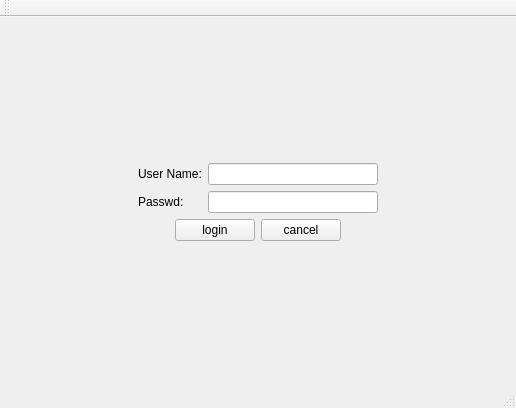
<?xml version="1.0" encoding="UTF-8"?>
<ui version="4.0">
 <class>Foundation</class>
 <widget class="QMainWindow" name="Foundation">
  <property name="geometry">
   <rect>
    <x>0</x>
    <y>0</y>
    <width>516</width>
    <height>408</height>
   </rect>
  </property>
  <property name="windowTitle">
   <string>Foundation</string>
  </property>
  <property name="styleSheet">
   <string notr="true">font: 11pt &quot;微软雅黑&quot;;</string>
  </property>
  <widget class="QWidget" name="centralWidget">
   <layout class="QGridLayout" name="gridLayout">
    <item row="0" column="0">
     <widget class="QStackedWidget" name="stackedWidget">
      <property name="currentIndex">
       <number>0</number>
      </property>
      <widget class="QWidget" name="page_login">
       <layout class="QGridLayout" name="gridLayout_3">
        <item row="0" column="1">
         <spacer name="verticalSpacer_2">
          <property name="orientation">
           <enum>Qt::Vertical</enum>
          </property>
          <property name="sizeHint" stdset="0">
           <size>
            <width>20</width>
            <height>103</height>
           </size>
          </property>
         </spacer>
        </item>
        <item row="1" column="0">
         <spacer name="horizontalSpacer_3">
          <property name="orientation">
           <enum>Qt::Horizontal</enum>
          </property>
          <property name="sizeHint" stdset="0">
           <size>
            <width>110</width>
            <height>20</height>
           </size>
          </property>
         </spacer>
        </item>
        <item row="1" column="1">
         <widget class="QWidget" name="widLogin" native="true">
          <layout class="QGridLayout" name="gridLayout_2">
           <item row="2" column="0" colspan="2">
            <layout class="QHBoxLayout" name="horizontalLayout_3">
             <item>
              <spacer name="horizontalSpacer">
               <property name="orientation">
                <enum>Qt::Horizontal</enum>
               </property>
               <property name="sizeHint" stdset="0">
                <size>
                 <width>40</width>
                 <height>20</height>
                </size>
               </property>
              </spacer>
             </item>
             <item>
              <widget class="QPushButton" name="btn_login">
               <property name="text">
                <string>login</string>
               </property>
              </widget>
             </item>
             <item>
              <widget class="QPushButton" name="btn_cancel">
               <property name="text">
                <string>cancel</string>
               </property>
              </widget>
             </item>
             <item>
              <spacer name="horizontalSpacer_2">
               <property name="orientation">
                <enum>Qt::Horizontal</enum>
               </property>
               <property name="sizeHint" stdset="0">
                <size>
                 <width>40</width>
                 <height>20</height>
                </size>
               </property>
              </spacer>
             </item>
            </layout>
           </item>
           <item row="0" column="0">
            <widget class="QLabel" name="label_userName">
             <property name="text">
              <string>User Name:</string>
             </property>
            </widget>
           </item>
           <item row="0" column="1">
            <widget class="QLineEdit" name="lineEdit_usrName"/>
           </item>
           <item row="1" column="1">
            <widget class="QLineEdit" name="lineEdit_passwd"/>
           </item>
           <item row="1" column="0">
            <widget class="QLabel" name="label_passwd">
             <property name="text">
              <string>Passwd:</string>
             </property>
            </widget>
           </item>
          </layout>
         </widget>
        </item>
        <item row="1" column="2">
         <spacer name="horizontalSpacer_4">
          <property name="orientation">
           <enum>Qt::Horizontal</enum>
          </property>
          <property name="sizeHint" stdset="0">
           <size>
            <width>110</width>
            <height>20</height>
           </size>
          </property>
         </spacer>
        </item>
        <item row="2" column="1">
         <spacer name="verticalSpacer">
          <property name="orientation">
           <enum>Qt::Vertical</enum>
          </property>
          <property name="sizeHint" stdset="0">
           <size>
            <width>20</width>
            <height>103</height>
           </size>
          </property>
         </spacer>
        </item>
       </layout>
      </widget>
      <widget class="QWidget" name="page_main"/>
     </widget>
    </item>
   </layout>
  </widget>
  <widget class="QMenuBar" name="menuBar">
   <property name="geometry">
    <rect>
     <x>0</x>
     <y>0</y>
     <width>516</width>
     <height>26</height>
    </rect>
   </property>
  </widget>
  <widget class="QToolBar" name="mainToolBar">
   <attribute name="toolBarArea">
    <enum>TopToolBarArea</enum>
   </attribute>
   <attribute name="toolBarBreak">
    <bool>false</bool>
   </attribute>
  </widget>
  <widget class="QStatusBar" name="statusBar"/>
 </widget>
 <layoutdefault spacing="6" margin="11"/>
 <resources/>
 <connections/>
</ui>
